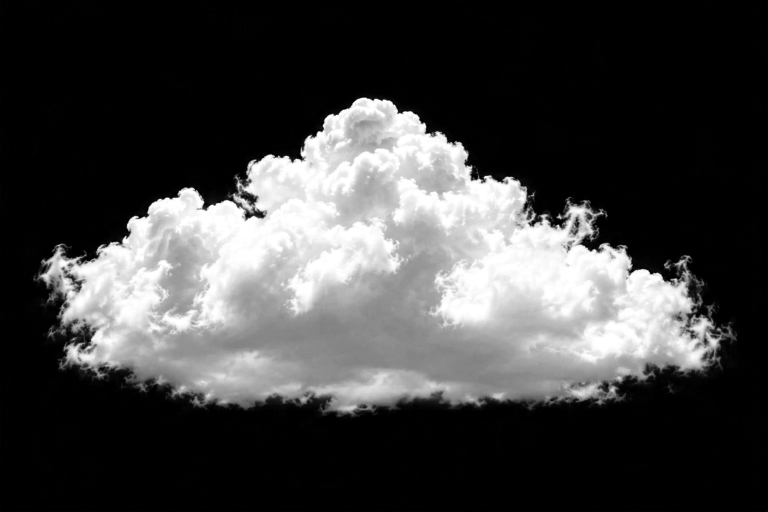
#> input picture artifacts/sky-refs/chatgpt-clouds/_debug/02-araw.png, 1536 x 1024 px (shown at 1/2 size)
$ python preview-clouds.py _debug/01-araw.png _debug/02-araw.png out.png
#> lines starting #> are read from the running program, lines starting #| are printed output that depends on the picture; after the words box and inside, x2 and y2 are one past the last pixel; in counts of white or black regions, pixels touching at a corner belong together
"""Compose preview renders of the drifting cloud layer + emit the CSS/markup.

    python preview-clouds.py [SPRITE_DIR] [BLISS_JPG] [OUT_DIR]
"""
import sys, os, json
from PIL import Image, ImageDraw, ImageFilter, ImageChops

HERE = os.path.dirname(os.path.abspath(__file__))
SPR = sys.argv[1] if len(sys.argv) > 1 else os.path.join(HERE, 'sprites')
BLISS = sys.argv[2] if len(sys.argv) > 2 else os.path.join(HERE, '..', '..', '..', 'public', 'assets', 'bliss-4k.jpg')
OUT = sys.argv[3] if len(sys.argv) > 3 else HERE

# (sprite, width vw, 'top'|'base', y %, duration s, phase 0..1 at t=0, mirror)
# phase p -> translateX = -W + p*(100vw + W); delay = -p*duration
LAYOUT = [
    ('09', 30, 'top', 3.0, 420, 0.85, False),   # cirrus high right
    ('10', 24, 'top', 8.0, 380, 0.02, False),   # cirrus high left
    ('07', 22, 'base', 55.2, 720, 0.60, False), # distant row, behind ridge
    ('06', 16, 'base', 55.8, 650, 0.30, False), # distant flat
    ('06', 12, 'base', 57.0, 780, 0.78, True),
    ('08', 12, 'base', 50.0, 560, 0.84, False), # scraps low
    ('05', 9, 'top', 34.0, 210, 0.60, False),
    ('04', 12, 'top', 31.0, 240, 0.06, True),
    ('04', 15, 'top', 13.0, 215, 0.90, False),
    ('03', 17, 'top', 25.0, 235, 0.46, False),
    ('02', 30, 'top', 20.0, 290, 0.14, False),  # large left
    ('01', 27, 'top', 5.0, 265, 0.71, False),   # large tall right
]

TOP, MID, HOR = (0x3A, 0x91, 0xE8), (0x6E, 0xB7, 0xF5), (0xC4, 0xE5, 0xFC)
sprites = {}
def spr(nn):
    if nn not in sprites:
        sprites[nn] = Image.open(os.path.join(SPR, nn + '.webp')).convert('RGBA')
    return sprites[nn]

def sky(W, H):
    col = Image.new('RGB', (1, H))
    for y in range(H):
        f = y / (H - 1)
        if f < .34: a, b, t = TOP, MID, f / .34
        elif f < .62: a, b, t = MID, HOR, (f - .34) / .28
        else: a, b, t = HOR, HOR, 0
        col.putpixel((0, y), tuple(round(a[i] + (b[i] - a[i]) * t) for i in range(3)))
    im = col.resize((W, H)).convert('RGBA')
    glow = Image.new('L', (W, H), 0)
    r = int(W * .22)
    cx, cy = int(W * .30), int(-H * .06)
    ImageDraw.Draw(glow).ellipse((cx - r, cy - r, cx + r, cy + r), fill=150)
    glow = glow.filter(ImageFilter.GaussianBlur(r * .45))
    im.paste(Image.new('RGBA', (W, H), (255, 250, 225, 255)), (0, 0), glow)
    return im

def hill(W, H):
#> called with W = 1280, H = 720
    b = Image.open(BLISS).convert('RGB')
    s = max(W / b.width, H / b.height)
#> s = 0.833
    b = b.resize((round(b.width * s), round(b.height * s)), Image.LANCZOS)
#> b: PIL image 1280x853 RGB
    b = b.crop(((b.width - W) // 2, (b.height - H) // 2, (b.width - W) // 2 + W, (b.height - H) // 2 + H))
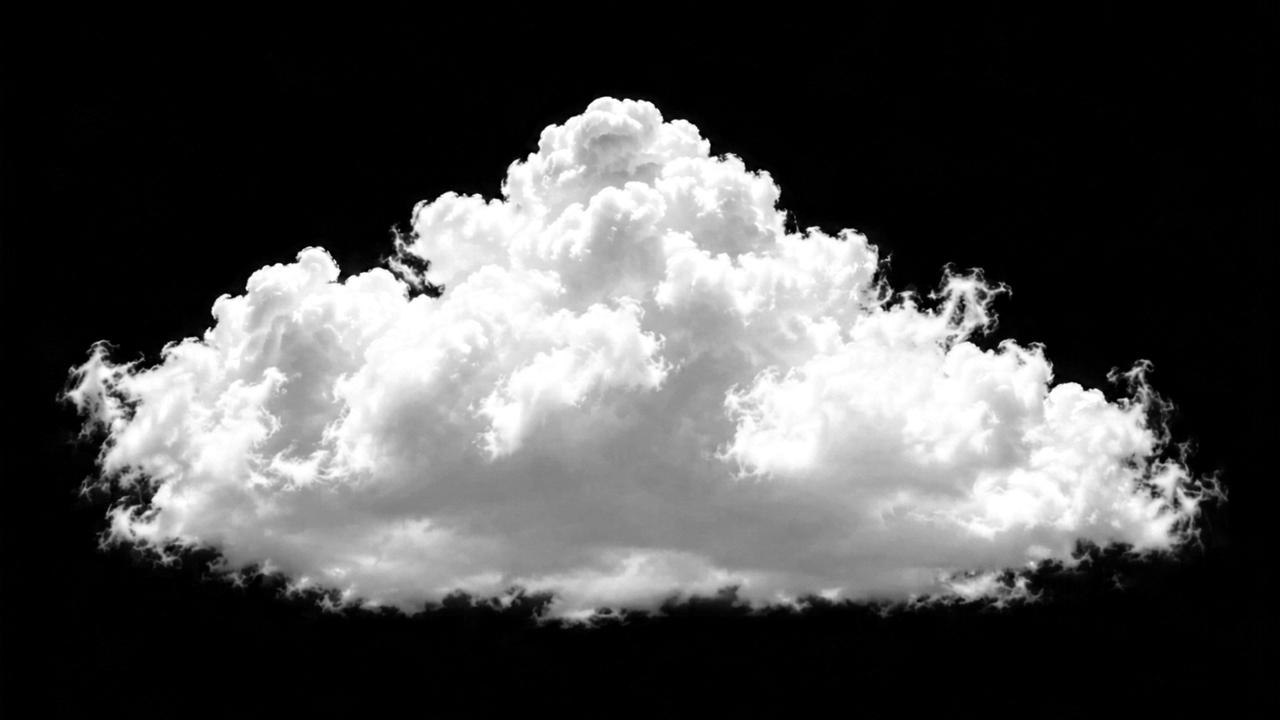
#> b: PIL image 1280x720 RGB; min 0, max 255, mean 77.6
    r, g, bl = b.split()
    grass = ImageChops.subtract(g, bl).point(lambda v: 255 if v > 8 else 0)
#> grass: PIL image 1280x720 L; every value is 0
    gp = grass.load()
    mask = Image.new('L', (W, H), 0); mp = mask.load()
    y0, need = int(H * .45), max(3, round(12 * H / 2160))
    for x in range(W):
        run = 0; top = H
        for y in range(y0, H):
            run = run + 1 if gp[x, y] else 0
            if run >= need: top = y - need + 1; break
        for y in range(top, H): mp[x, y] = 255
    mask = mask.filter(ImageFilter.GaussianBlur(0.7))
    out = b.convert('RGBA'); out.putalpha(mask)
    return out

def render(W, H, t, hl=None):
    im = sky(W, H)
#> in sky, `im = col.resize((W, H)).convert('RGBA')`:
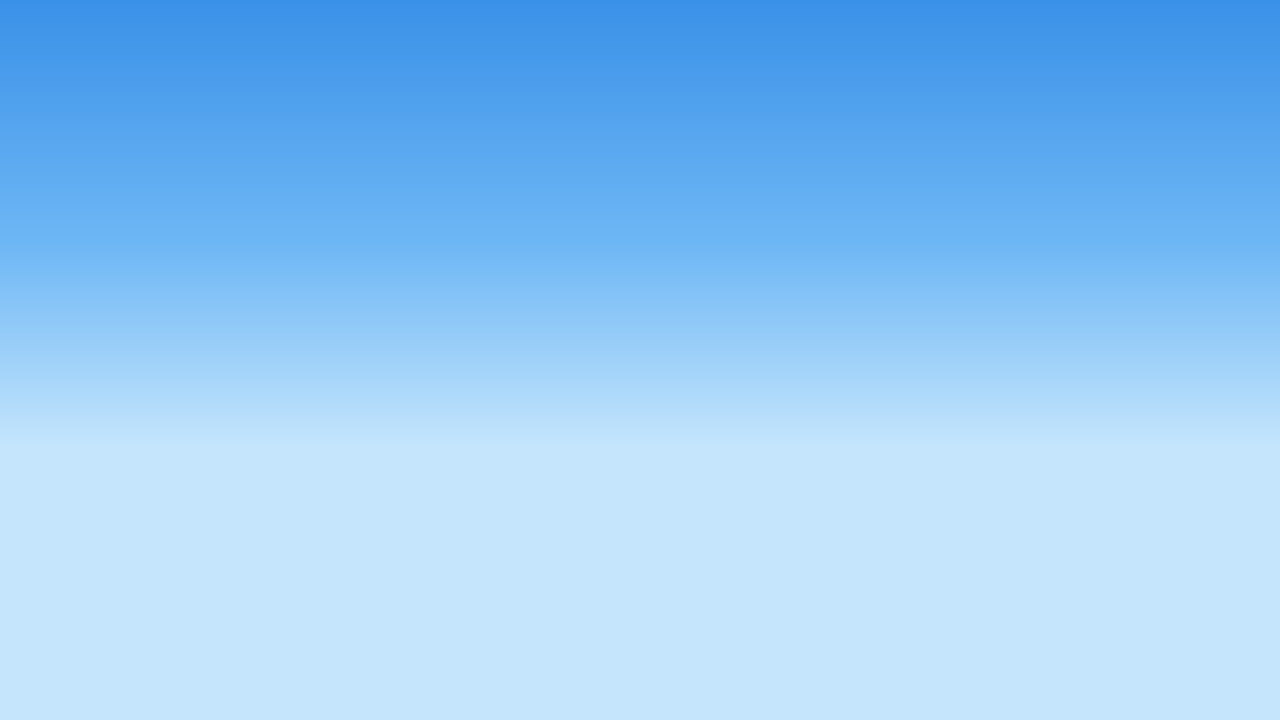
#> im: PIL image 1280x720 RGBA; mean R, G, B, A 145.9, 200.4, 246.4, 255
#> in sky, `ImageDraw.Draw(glow).ellipse((cx - r, cy - r, cx + r, cy + r), fill=150)`:
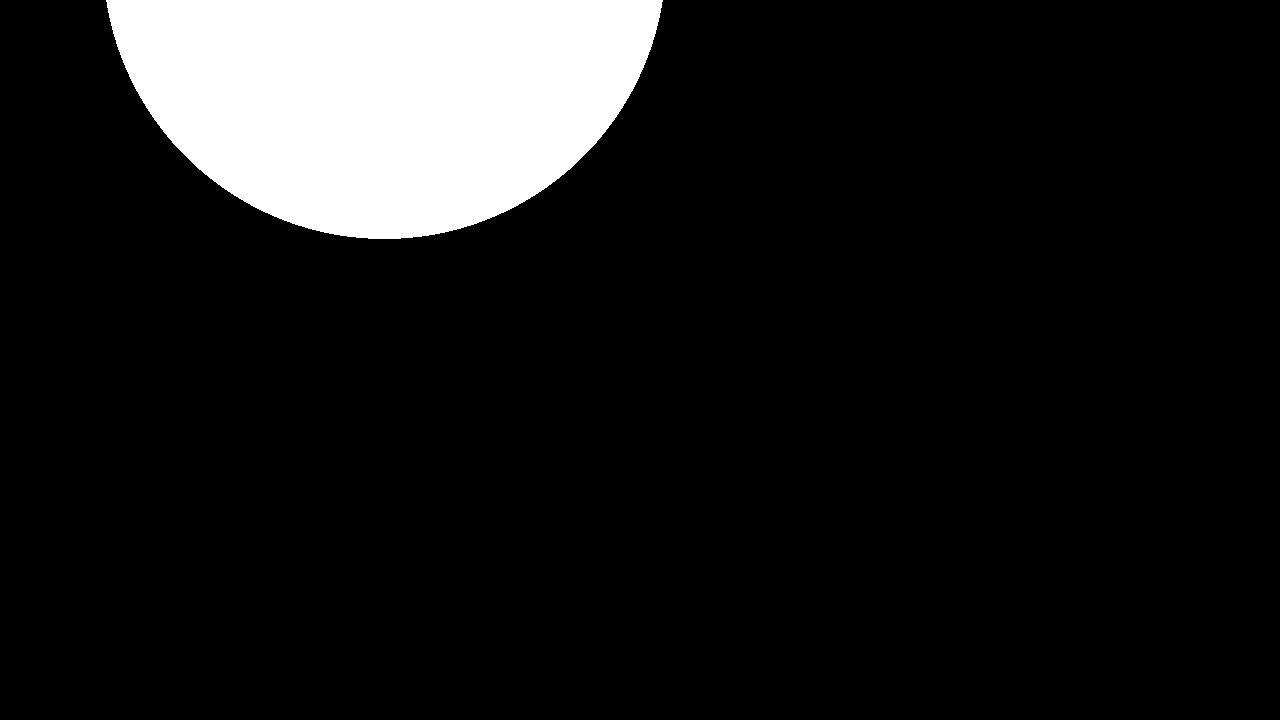
#> glow: PIL image 1280x720 L; values 0 (black) and 150 (white), 10.9% white; 1 white region, box (x1, y1, x2, y2) and area: (106, 0, 663, 239) 100593
#> in sky, `glow = glow.filter(ImageFilter.GaussianBlur(r * .45))`:
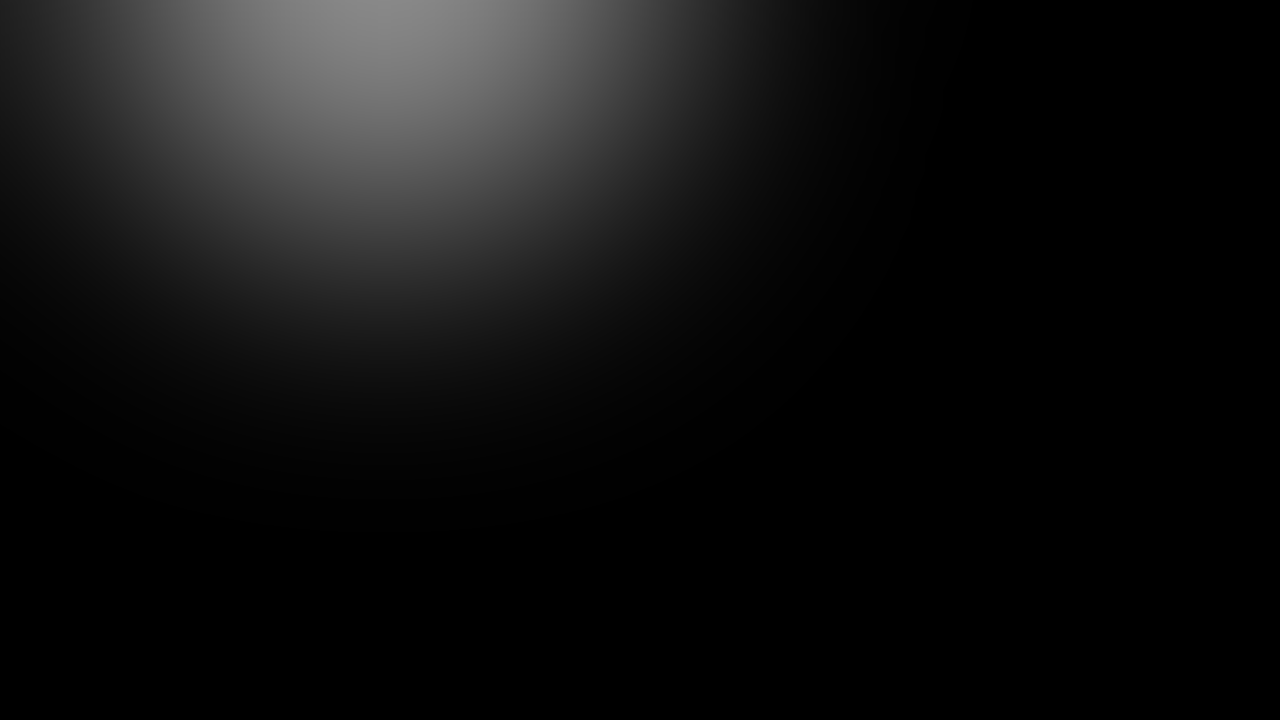
#> glow: PIL image 1280x720 L; min 0, max 137, mean 16.6
#> in sky, `im.paste(Image.new('RGBA', (W, H), (255, 250, 225, 255)), (0, 0), glow)`:
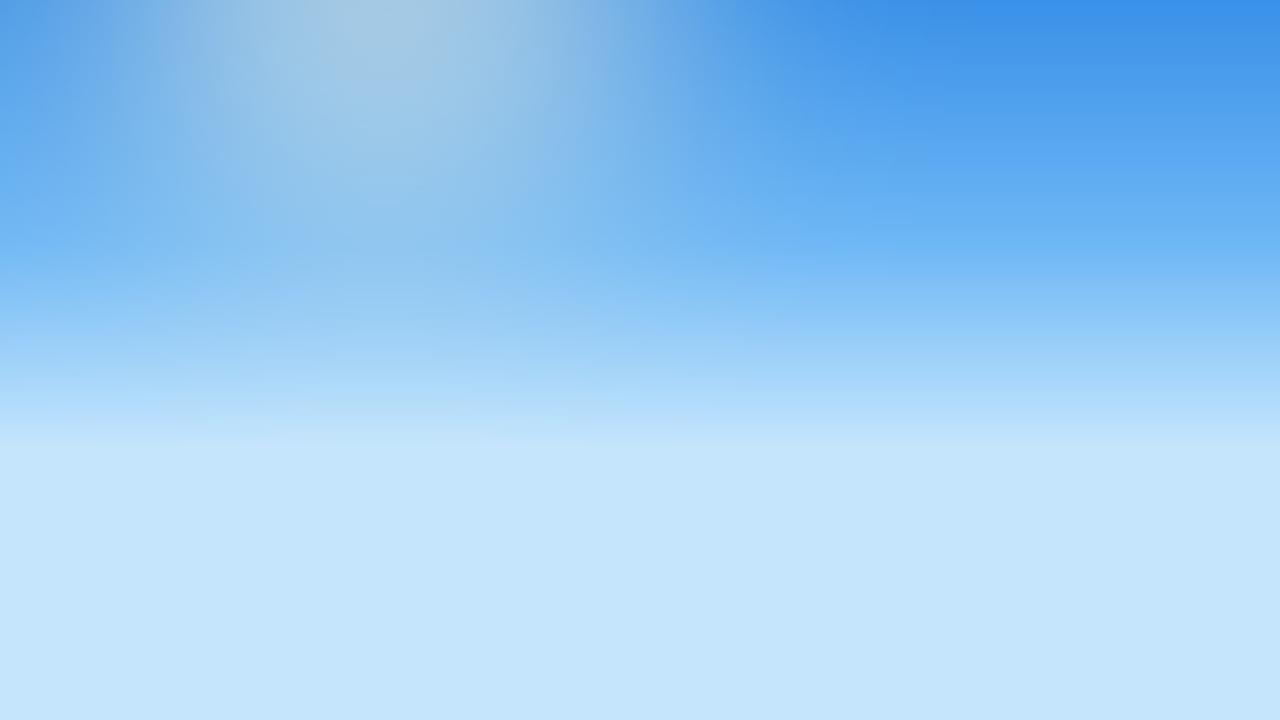
#> im: PIL image 1280x720 RGBA; mean R, G, B, A 156.6, 205.8, 245.5, 255
    for nn, wv, mode, y, dur, p, mir in LAYOUT:
        s = spr(nn)
        w = round(W * wv / 100); h = round(w * s.height / s.width)
        c = s.resize((w, h), Image.LANCZOS)
        if mir: c = c.transpose(Image.FLIP_LEFT_RIGHT)
        top = round(H * y / 100) if mode == 'top' else round(H * y / 100) - h
        ph = (p + t / dur) % 1
        x = round(-w + ph * (W + w))
        _comp(im, c, x, top)
    im.alpha_composite(hl if hl is not None else hill(W, H))
    return im.convert('RGB')

def _comp(im, c, x, y):
    layer = Image.new('RGBA', im.size, (0, 0, 0, 0)); layer.paste(c, (x, y)); im.alpha_composite(layer)

# [14 lines left out: function css, not called in this run]

if __name__ == '__main__':
    W, H = 1280, 720
    hl = hill(W, H)
#> (the run stopped early here; a loop or call above may not have finished)

$ run again, on artifacts/sky-refs/chatgpt-clouds/_debug/03-araw.png
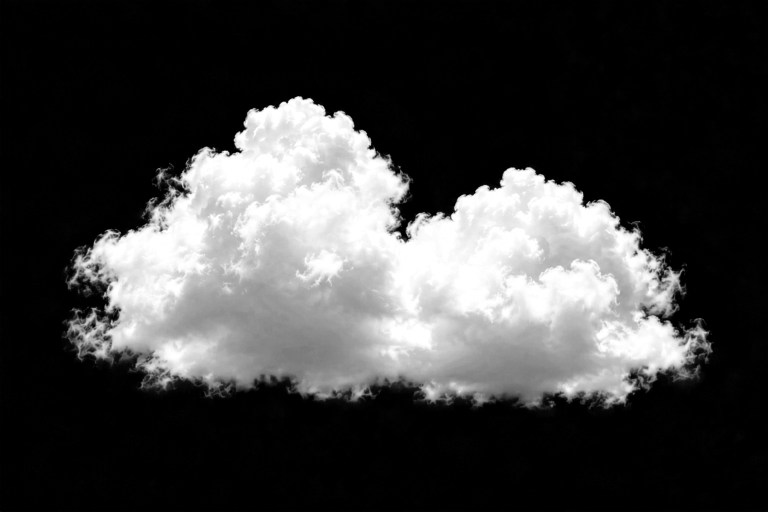
#> input picture artifacts/sky-refs/chatgpt-clouds/_debug/03-araw.png, 1536 x 1024 px (shown at 1/2 size)
#> in hill, `b = b.crop(((b.width - W) // 2, (b.height - H) // 2, (b.width - W) // ..`:
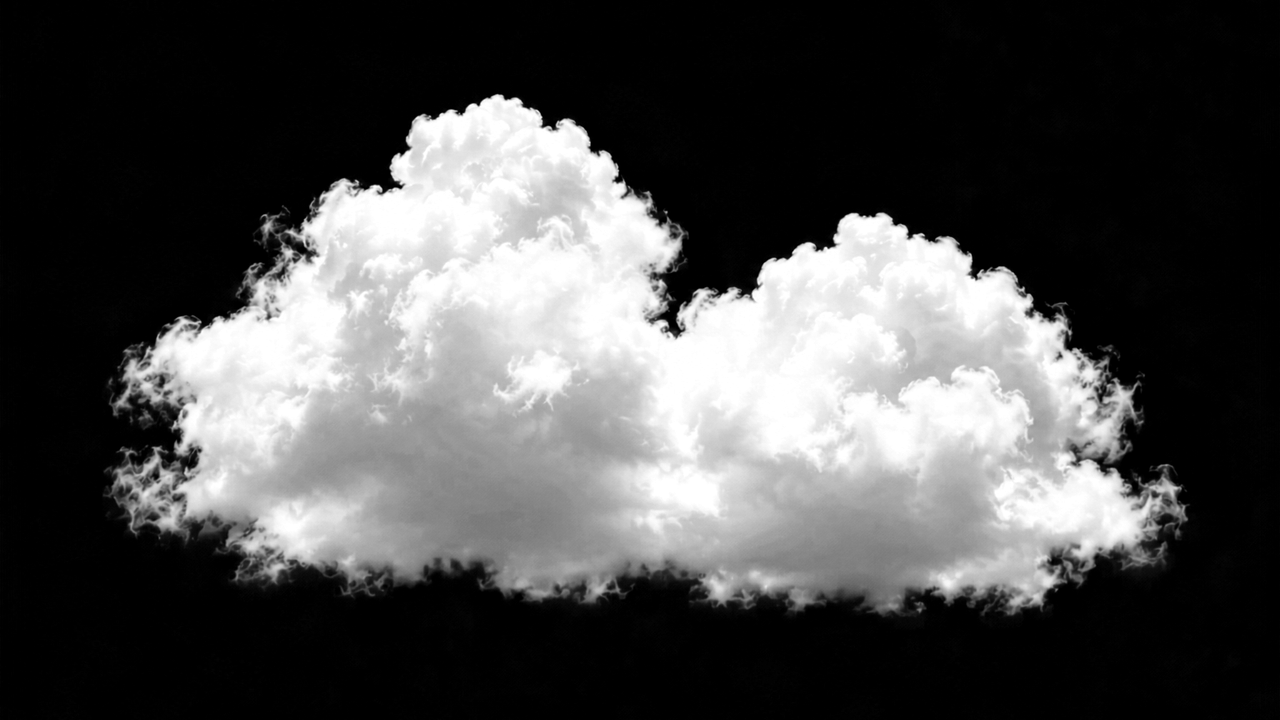
#> b: PIL image 1280x720 RGB; min 0, max 255, mean 76.3
#> grass: PIL image 1280x720 L; every value is 0

$ run again, on artifacts/sky-refs/chatgpt-clouds/_debug/04-araw.png
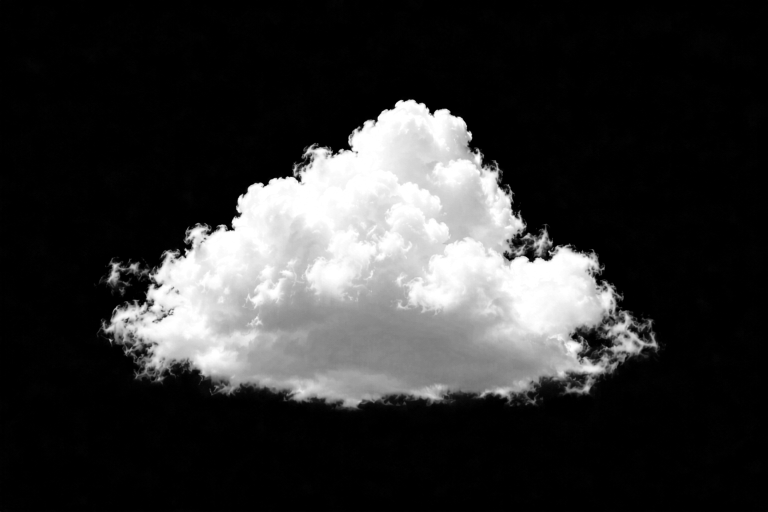
#> input picture artifacts/sky-refs/chatgpt-clouds/_debug/04-araw.png, 1536 x 1024 px (shown at 1/2 size)
#> in hill, `b = b.crop(((b.width - W) // 2, (b.height - H) // 2, (b.width - W) // ..`:
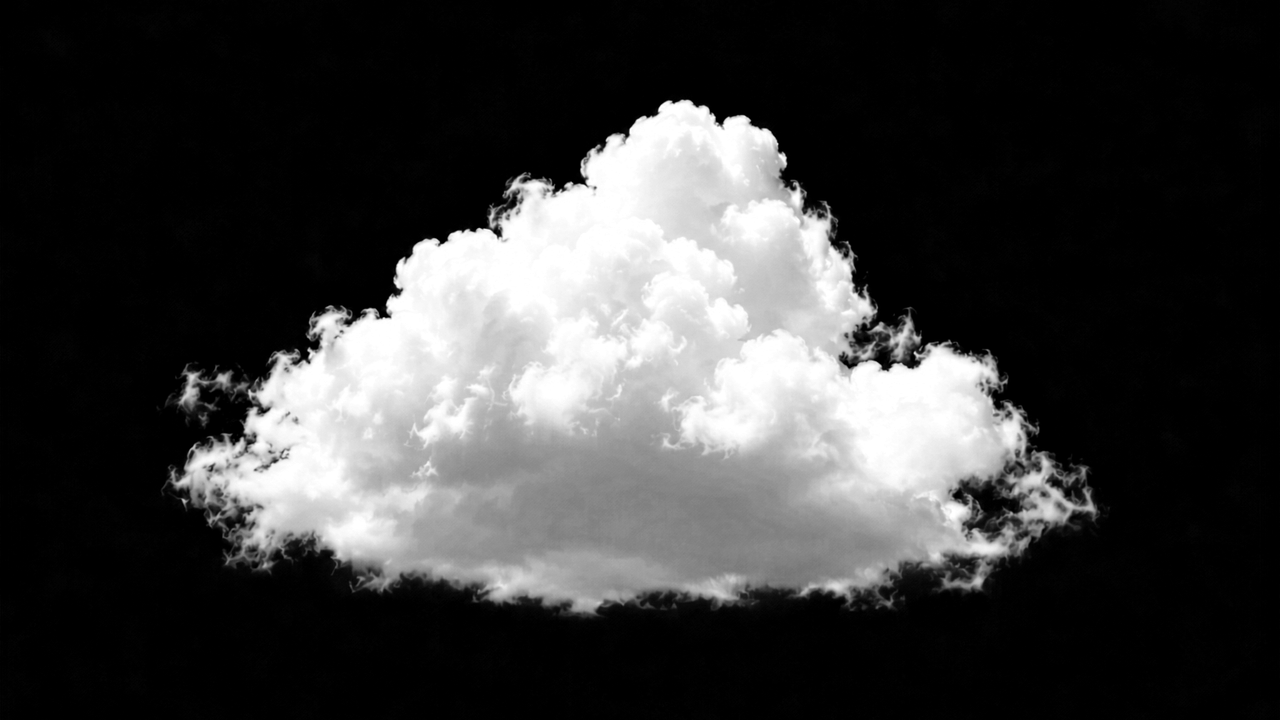
#> b: PIL image 1280x720 RGB; min 0, max 255, mean 59.5
#> grass: PIL image 1280x720 L; every value is 0

$ run again, on artifacts/sky-refs/chatgpt-clouds/_debug/05-araw.png
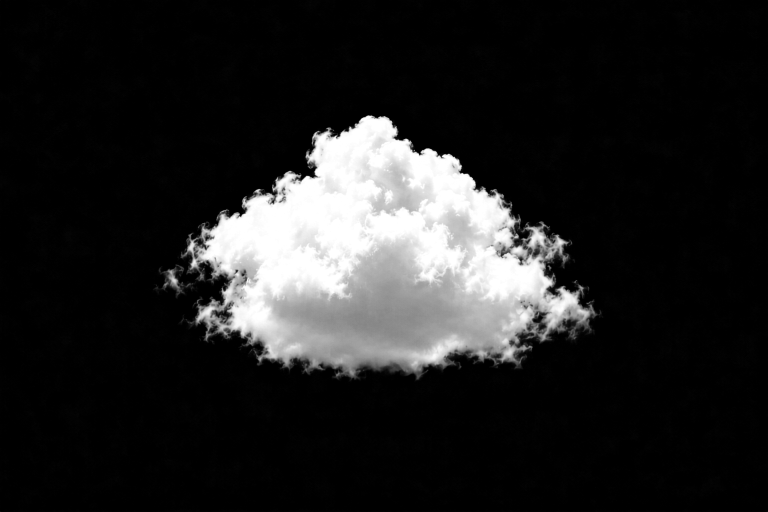
#> input picture artifacts/sky-refs/chatgpt-clouds/_debug/05-araw.png, 1536 x 1024 px (shown at 1/2 size)
#> in hill, `b = b.crop(((b.width - W) // 2, (b.height - H) // 2, (b.width - W) // ..`:
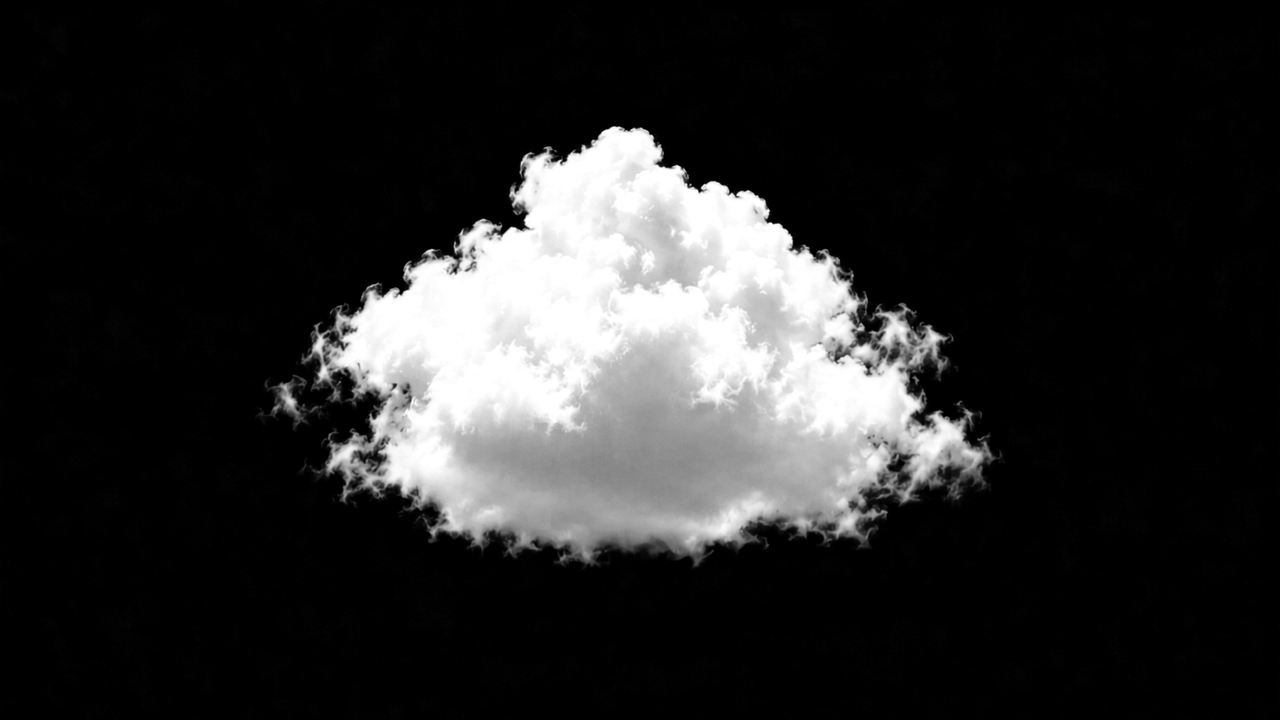
#> b: PIL image 1280x720 RGB; min 0, max 255, mean 41
#> grass: PIL image 1280x720 L; every value is 0
